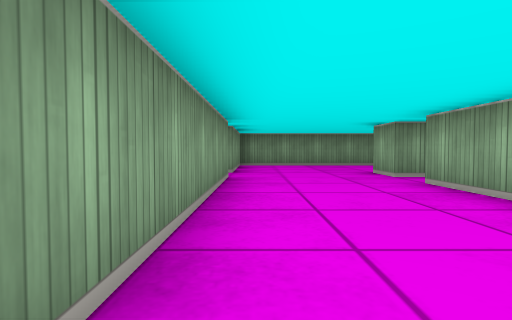
View 1 (above)

21 first-person views from a walk through a cub3D ray-caster map. The camera is about half as high as the walls, tilts 2° down and sees 80° across. The floor is counted in squares. Each view is taken from the middle of a square. On the plan, view 1 faces up. The plan holds only what a view shows up to about 9 squares ahead; the rest is blank.

View 2
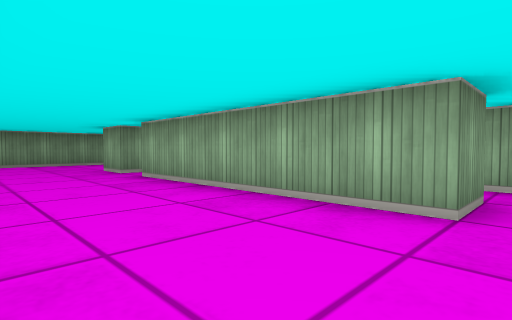

View 3
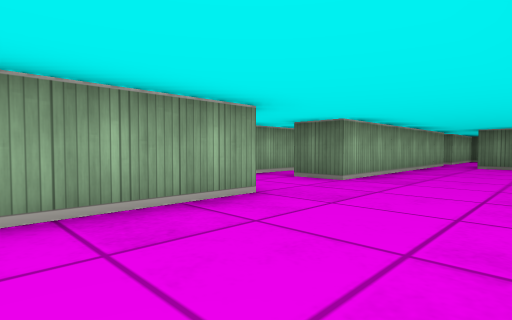

View 4
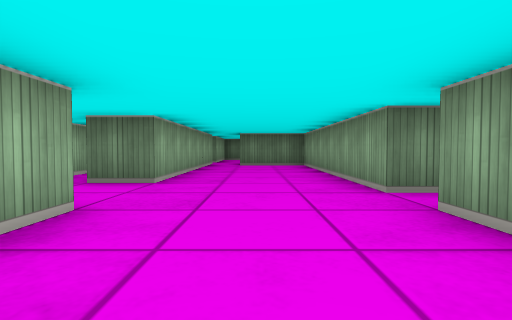

View 5
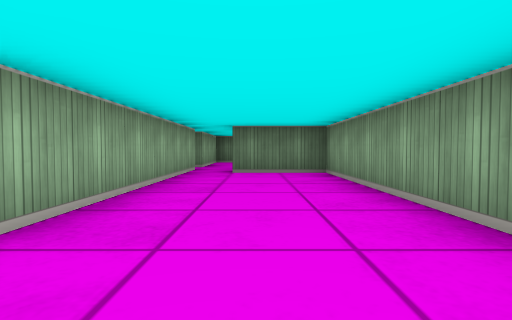

View 6
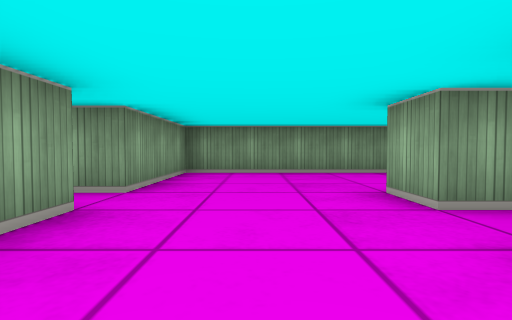

View 7
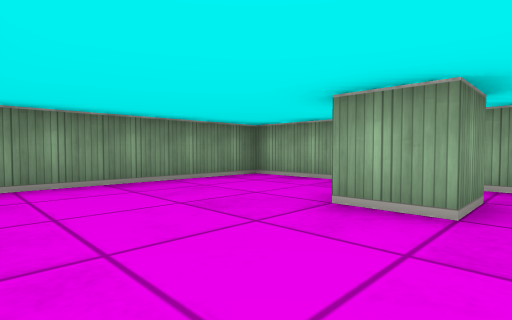

View 8
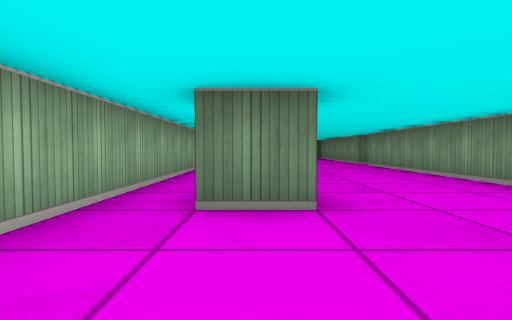

View 9
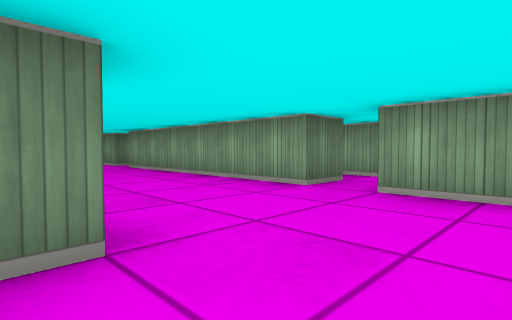

View 10
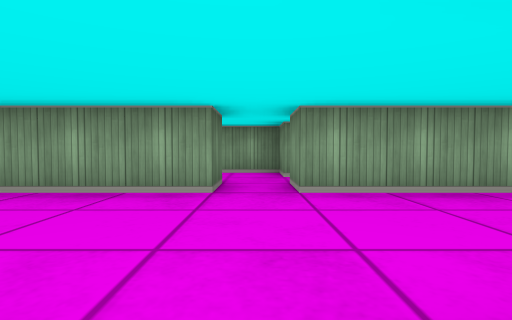

View 11
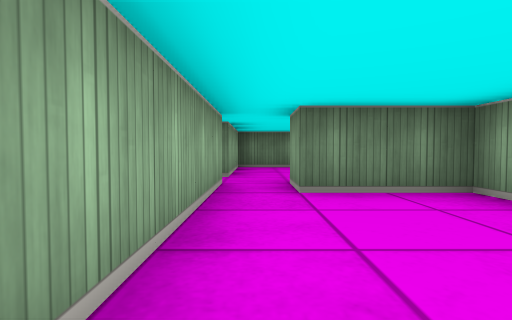

View 12
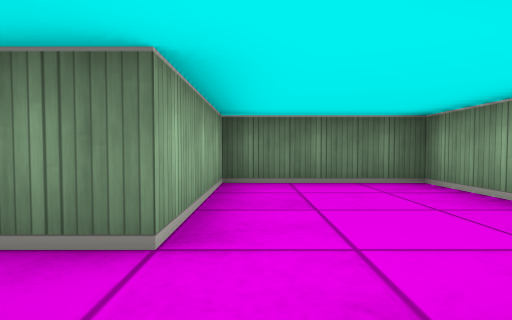

View 13
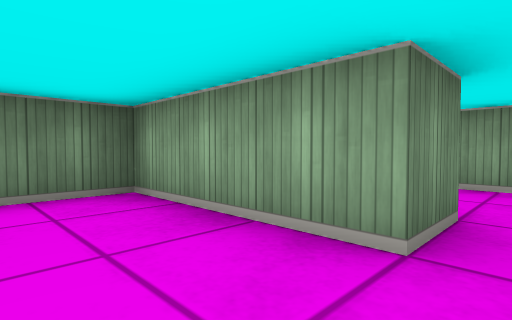

View 14
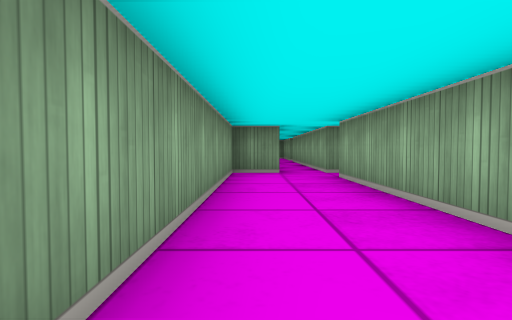

View 15
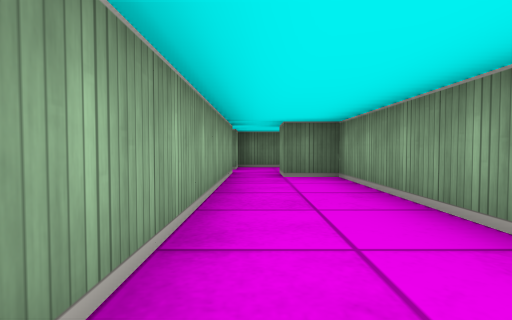

View 16
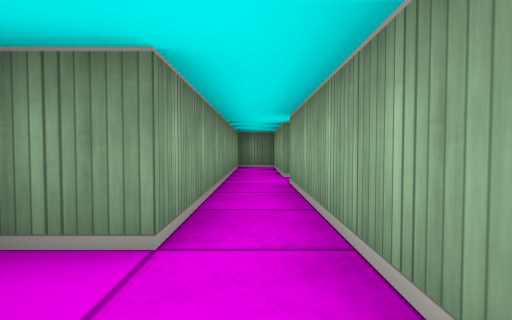

View 17
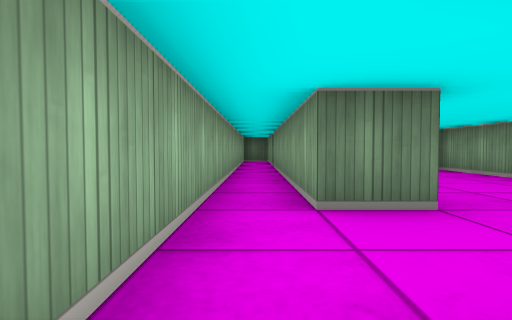

View 18
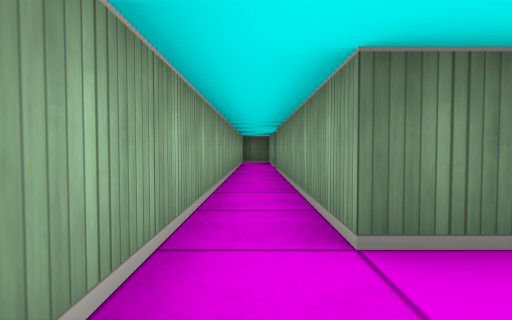

View 19
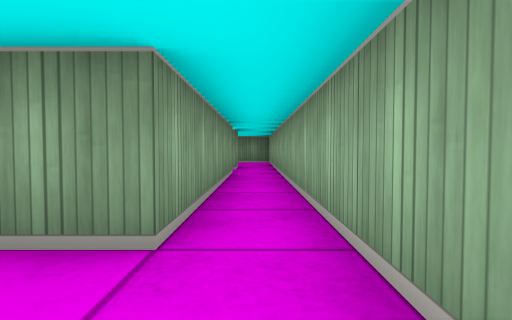

View 20
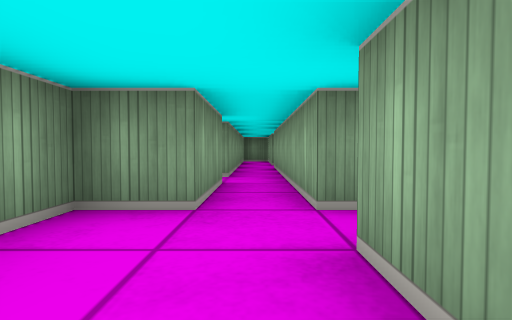

View 21
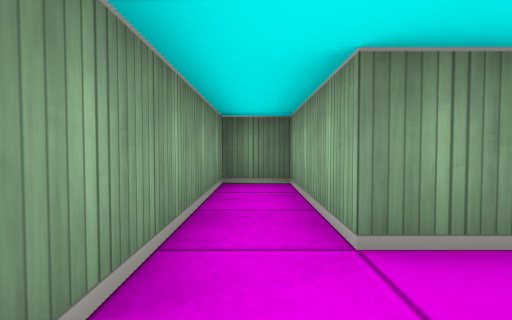

### Floor plan
Ten units are one square. View 1 is at (0, 0); x grows to the right and y downward. Boxes are objects, and circles mark ways between rooms. Rooms are numbered by the first view taken in them; rooms with no view inside come last. Other rooms are left out.
<svg viewBox="-40 -100 90 230">
<path fill="none" stroke="#000" d="M-15 15 -5 15 -5 75 15 75 15 85M35 -45 35 5 25 5 25 -45M35 -61 35 -55 25 -55 25 -65 35 -65M-15 -55 -5 -55 -5 5 -15 5M25 85 25 25 35 25 35 85M25 95 35 95M45 96 45 -95 -5 -95 -5 -65 -15 -65M-15 95 -5 95 -5 125 25 125 25 95M-25 5 -35 5 -35 75 -25 75 -25 84M-15 85 -15 15M-25 -15 -25 5M-15 -65 -15 -95 -25 -95 -25 -25 -34 -25M-15 5 -15 -55M-35 94 -35 100M-28 105 -15 105M-15 101 -15 95"/>
<circle cx="20" cy="80" r="3" fill="#2a7"/>
<circle cx="30" cy="90" r="3" fill="#2a7"/>
<circle cx="-10" cy="10" r="3" fill="#2a7"/>
<circle cx="-10" cy="-60" r="3" fill="#2a7"/>
<circle cx="-10" cy="90" r="3" fill="#2a7"/>
<circle cx="-20" cy="0" r="3" fill="#2a7"/>
<circle cx="-20" cy="80" r="3" fill="#2a7"/>
<text x="20" y="0">1</text>
<text x="10" y="100">2</text>
<text x="-20" y="40">3</text>
<text x="-20" y="-40">4</text>
<text x="-30" y="90">5</text>
</svg>
Room 1 opens to room 2. Room 1 opens to room 3. Room 1 opens to room 4. Room 2 opens to room 5. Room 3 opens to room 4. Room 3 opens to room 5.

Where each view was taken, in squares from view 1:
view 1: 0 up, 0 right, facing up
view 2: 1 down, 0 right, facing up-right
view 3: 2 up, 0 right, facing down-right
view 4: 2 up, 1 right, facing down
view 5: 1 down, 1 right, facing down
view 6: 3 up, 1 right, facing up
view 7: 5 up, 0 right, facing up-right
view 8: 9 up, 3 right, facing down
view 9: 8 up, 3 right, facing down-left
view 10: 1 down, 3 right, facing left
view 11: 4 down, 2 right, facing down
view 12: 8 down, 2 right, facing down
view 13: 9 down, 1 right, facing down-left
view 14: 7 down, 3 left, facing up
view 15: 2 down, 2 left, facing down
view 16: 1 up, 2 left, facing up
view 17: 0 up, 4 right, facing down
view 18: 1 down, 4 right, facing down
view 19: 2 down, 4 right, facing up
view 20: 3 down, 2 left, facing up
view 21: 5 up, 2 left, facing up
